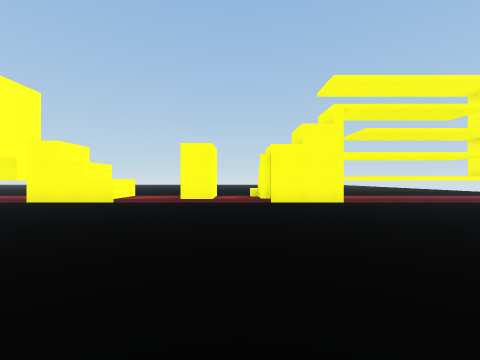
[1] (above)

20 first-person views from a walk through a scene from a Unity 3-D project. The camera is 1.4 m above the floor, looks level and sees 90° across. The floor is counted in squares, 2 m on a side. Each view is taken from the middle of a square. On the plan, view 1 faces up. The plan holds only what a view shows up to about 9 squares ahead; the rest is blank. The place goes on beyond the plan. The player is left out. Surface patterns are stand-ins for the level's own textures.

[2]
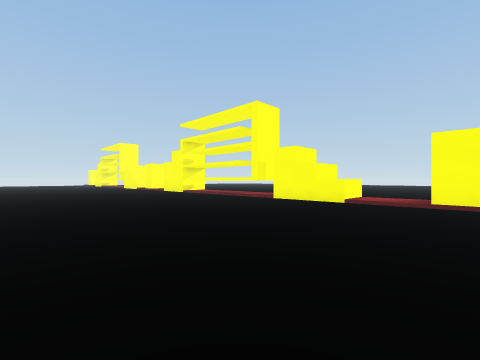

[3]
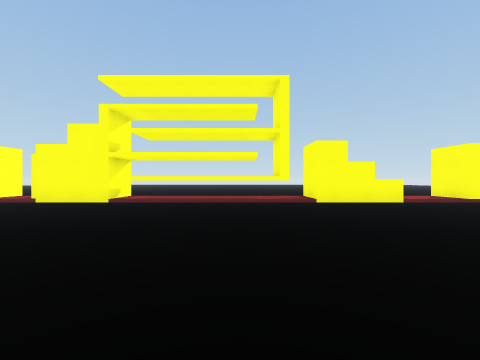

[4]
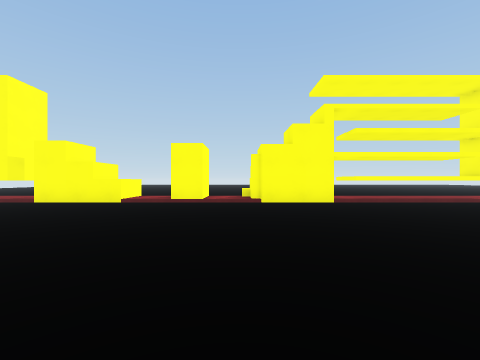

[5]
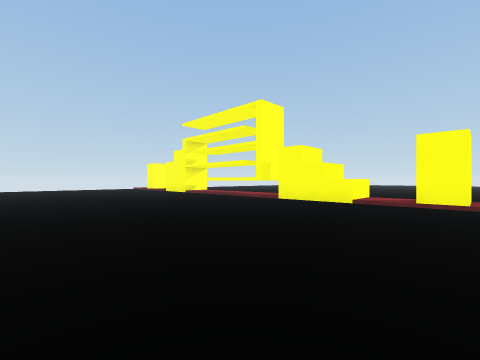

[6]
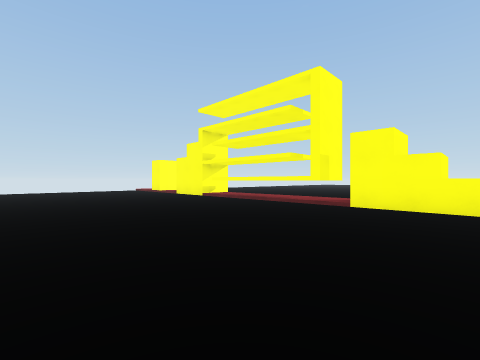

[7]
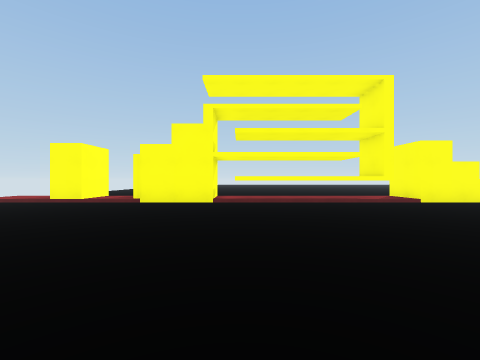

[8]
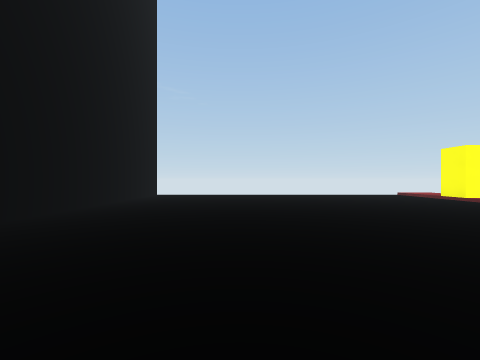

[9]
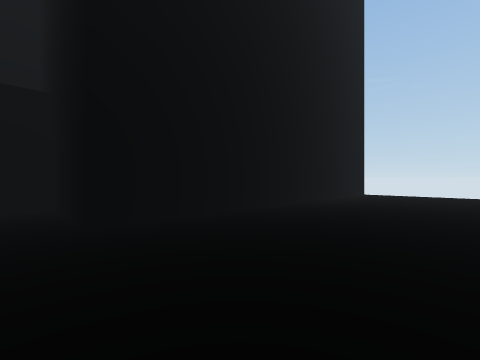

[10]
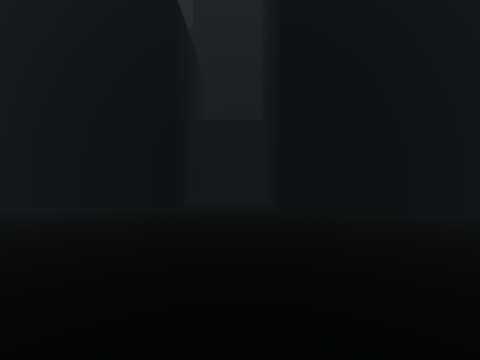

[11]
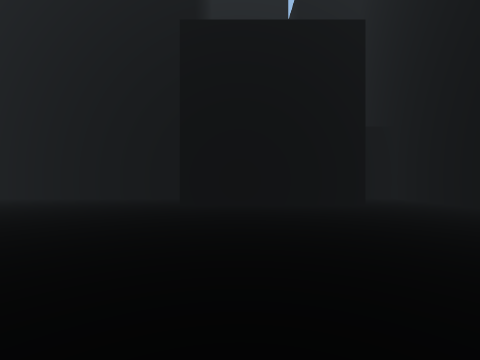

[12]
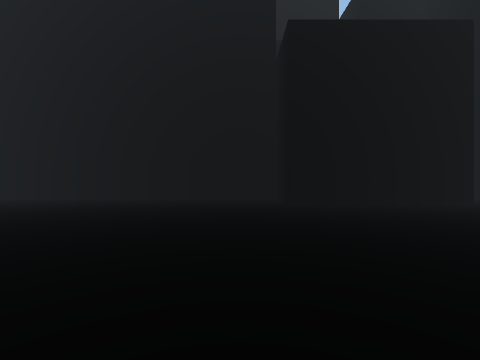

[13]
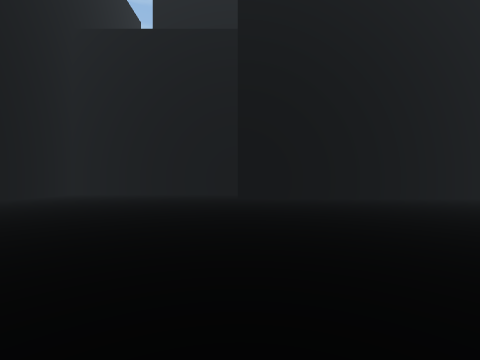

[14]
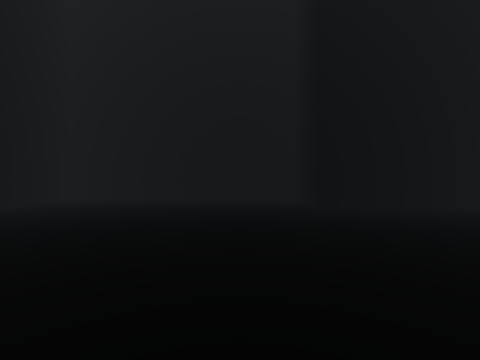

[15]
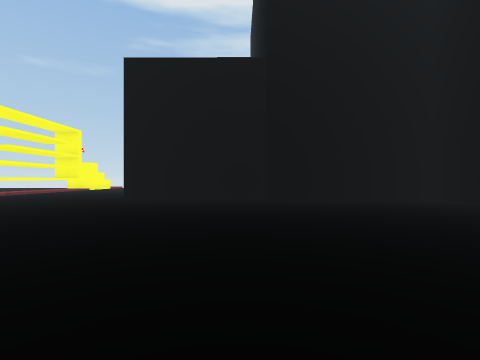

[16]
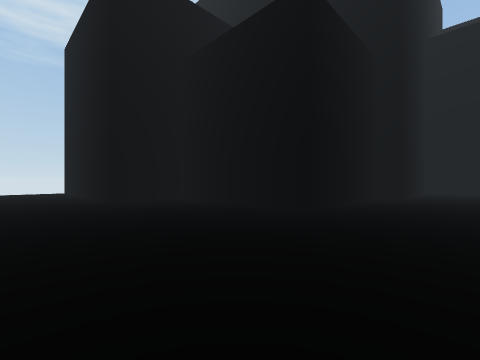

[17]
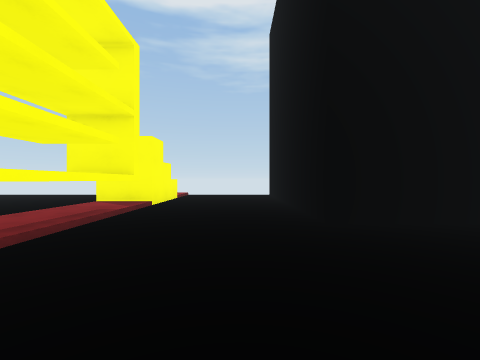

[18]
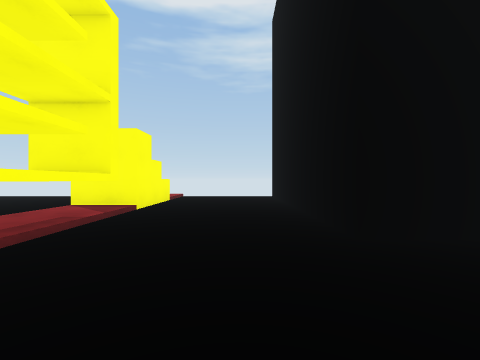

[19]
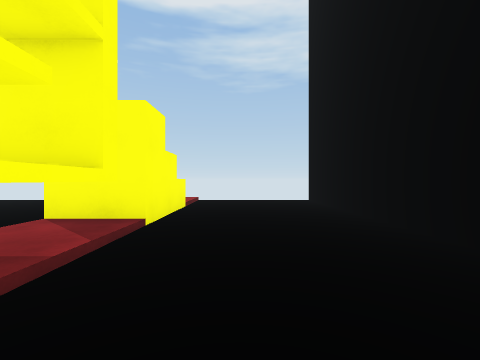

[20]
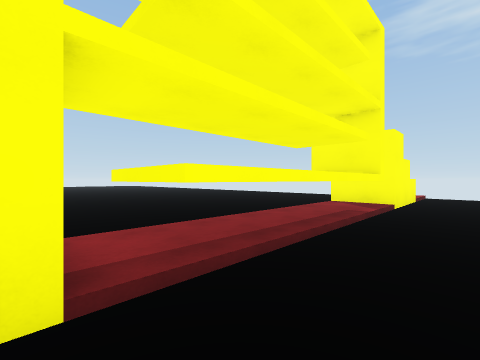

### Floor plan
Key: @ floor where view 1 was taken; # wall or solid block; . main floor; : floor 0.25 m higher than the main floor; / step, stairs or slope; ^ raised ledge; O other object.
Columns run from 36 left of view 1 to 13 right of it. Each row starts with its distance up from view 1.
 15                                          ..
 14                                         ....
 13                                         .....  ...
 12                                         ..........
 11                                         .........
 10                                         ........
  9 // #.  #    #/##^/#/O  #    #/##^//#/  #.   #/#
  8 ::##:###^####:##^:#::###^####:##^::#:###^####:##^
  7  .................................................
  6   ................................................
  5   ................................................
  4   ................................................
  3   .................   .....................#######
  2   .............. .  .    .......  .........#
  1   ...............       ........ .....######
  0  ...............   ..  .............@.#
 -1  ........     .. .... ..  ..   .......#
 -2   .........  .........................#
 -3   ....................................#
 -4   ##########.........................##
 -5            #..#####..................#
 -6            #..#   #..................#
 -7            ####   ############.......#
 -8                              #.......#
 -9                              #.......#
-10                              #########

Positions as (right, up) in squares from view 1, and headings:
1: (0, 0), facing up
2: (-1, 0), facing up-left
3: (-9, 0), facing up
4: (-16, 0), facing up
5: (-17, 0), facing up-left
6: (-20, 1), facing up-left
7: (-28, 0), facing up
8: (-25, 0), facing left
9: (-24, 0), facing down-left
10: (-24, 1), facing down
11: (-19, 2), facing down
12: (-16, 2), facing down
13: (-7, 2), facing down
14: (-5, -1), facing down
15: (-7, -3), facing right
16: (-1, 6), facing down-right
17: (3, 5), facing right
18: (4, 5), facing right
19: (6, 6), facing right
20: (3, 6), facing up-right
